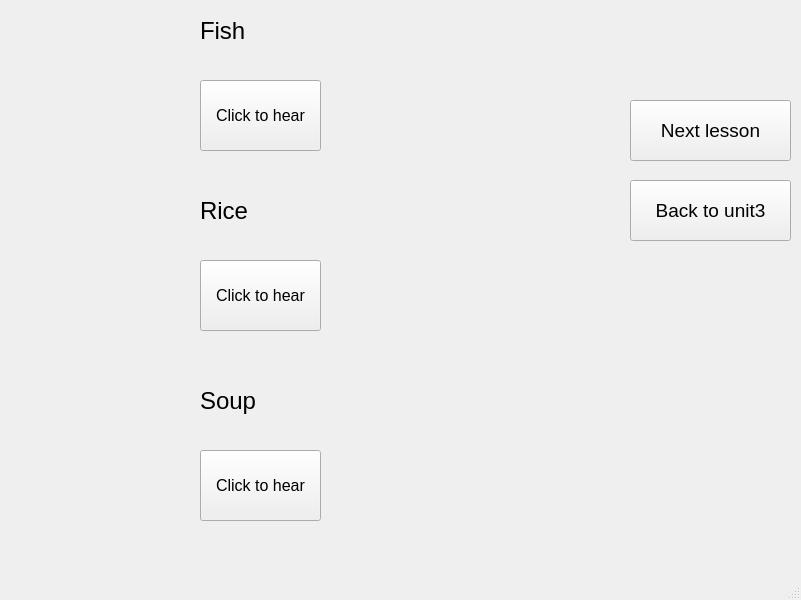
<?xml version="1.0" encoding="UTF-8"?>
<ui version="4.0">
 <class>MainWindow</class>
 <widget class="QMainWindow" name="MainWindow">
  <property name="geometry">
   <rect>
    <x>0</x>
    <y>0</y>
    <width>801</width>
    <height>600</height>
   </rect>
  </property>
  <property name="windowTitle">
   <string>MainWindow</string>
  </property>
  <widget class="QWidget" name="centralwidget">
   <widget class="QPushButton" name="pushButton_5">
    <property name="geometry">
     <rect>
      <x>630</x>
      <y>180</y>
      <width>161</width>
      <height>61</height>
     </rect>
    </property>
    <property name="font">
     <font>
      <pointsize>14</pointsize>
     </font>
    </property>
    <property name="text">
     <string>Back to unit3</string>
    </property>
   </widget>
   <widget class="QPushButton" name="pushButton_7">
    <property name="geometry">
     <rect>
      <x>630</x>
      <y>100</y>
      <width>161</width>
      <height>61</height>
     </rect>
    </property>
    <property name="font">
     <font>
      <pointsize>14</pointsize>
     </font>
    </property>
    <property name="text">
     <string>Next lesson</string>
    </property>
   </widget>
   <widget class="QLabel" name="label_7">
    <property name="geometry">
     <rect>
      <x>200</x>
      <y>370</y>
      <width>191</width>
      <height>61</height>
     </rect>
    </property>
    <property name="font">
     <font>
      <pointsize>18</pointsize>
     </font>
    </property>
    <property name="text">
     <string>Soup</string>
    </property>
   </widget>
   <widget class="QLabel" name="label">
    <property name="geometry">
     <rect>
      <x>20</x>
      <y>10</y>
      <width>161</width>
      <height>141</height>
     </rect>
    </property>
    <property name="text">
     <string/>
    </property>
    <property name="pixmap">
     <pixmap>../PTI picture SPCK/fish.webp</pixmap>
    </property>
    <property name="scaledContents">
     <bool>true</bool>
    </property>
   </widget>
   <widget class="QLabel" name="label_6">
    <property name="geometry">
     <rect>
      <x>200</x>
      <y>180</y>
      <width>191</width>
      <height>61</height>
     </rect>
    </property>
    <property name="font">
     <font>
      <pointsize>18</pointsize>
     </font>
    </property>
    <property name="text">
     <string>Rice</string>
    </property>
   </widget>
   <widget class="QLabel" name="label_5">
    <property name="geometry">
     <rect>
      <x>200</x>
      <y>0</y>
      <width>191</width>
      <height>61</height>
     </rect>
    </property>
    <property name="font">
     <font>
      <pointsize>18</pointsize>
     </font>
    </property>
    <property name="text">
     <string>Fish</string>
    </property>
   </widget>
   <widget class="QPushButton" name="pushButton_3">
    <property name="geometry">
     <rect>
      <x>200</x>
      <y>450</y>
      <width>121</width>
      <height>71</height>
     </rect>
    </property>
    <property name="font">
     <font>
      <pointsize>12</pointsize>
     </font>
    </property>
    <property name="text">
     <string>Click to hear</string>
    </property>
   </widget>
   <widget class="QLabel" name="label_3">
    <property name="geometry">
     <rect>
      <x>20</x>
      <y>380</y>
      <width>161</width>
      <height>141</height>
     </rect>
    </property>
    <property name="text">
     <string/>
    </property>
    <property name="pixmap">
     <pixmap>../PTI picture SPCK/soup.webp</pixmap>
    </property>
    <property name="scaledContents">
     <bool>true</bool>
    </property>
   </widget>
   <widget class="QPushButton" name="pushButton">
    <property name="geometry">
     <rect>
      <x>200</x>
      <y>80</y>
      <width>121</width>
      <height>71</height>
     </rect>
    </property>
    <property name="font">
     <font>
      <pointsize>12</pointsize>
     </font>
    </property>
    <property name="text">
     <string>Click to hear</string>
    </property>
   </widget>
   <widget class="QLabel" name="label_2">
    <property name="geometry">
     <rect>
      <x>20</x>
      <y>190</y>
      <width>161</width>
      <height>141</height>
     </rect>
    </property>
    <property name="text">
     <string/>
    </property>
    <property name="pixmap">
     <pixmap>../PTI picture SPCK/rice.jpg</pixmap>
    </property>
    <property name="scaledContents">
     <bool>true</bool>
    </property>
   </widget>
   <widget class="QPushButton" name="pushButton_2">
    <property name="geometry">
     <rect>
      <x>200</x>
      <y>260</y>
      <width>121</width>
      <height>71</height>
     </rect>
    </property>
    <property name="font">
     <font>
      <pointsize>12</pointsize>
     </font>
    </property>
    <property name="text">
     <string>Click to hear</string>
    </property>
   </widget>
  </widget>
  <widget class="QMenuBar" name="menubar">
   <property name="geometry">
    <rect>
     <x>0</x>
     <y>0</y>
     <width>801</width>
     <height>26</height>
    </rect>
   </property>
  </widget>
  <widget class="QStatusBar" name="statusbar"/>
 </widget>
 <resources/>
 <connections/>
</ui>
